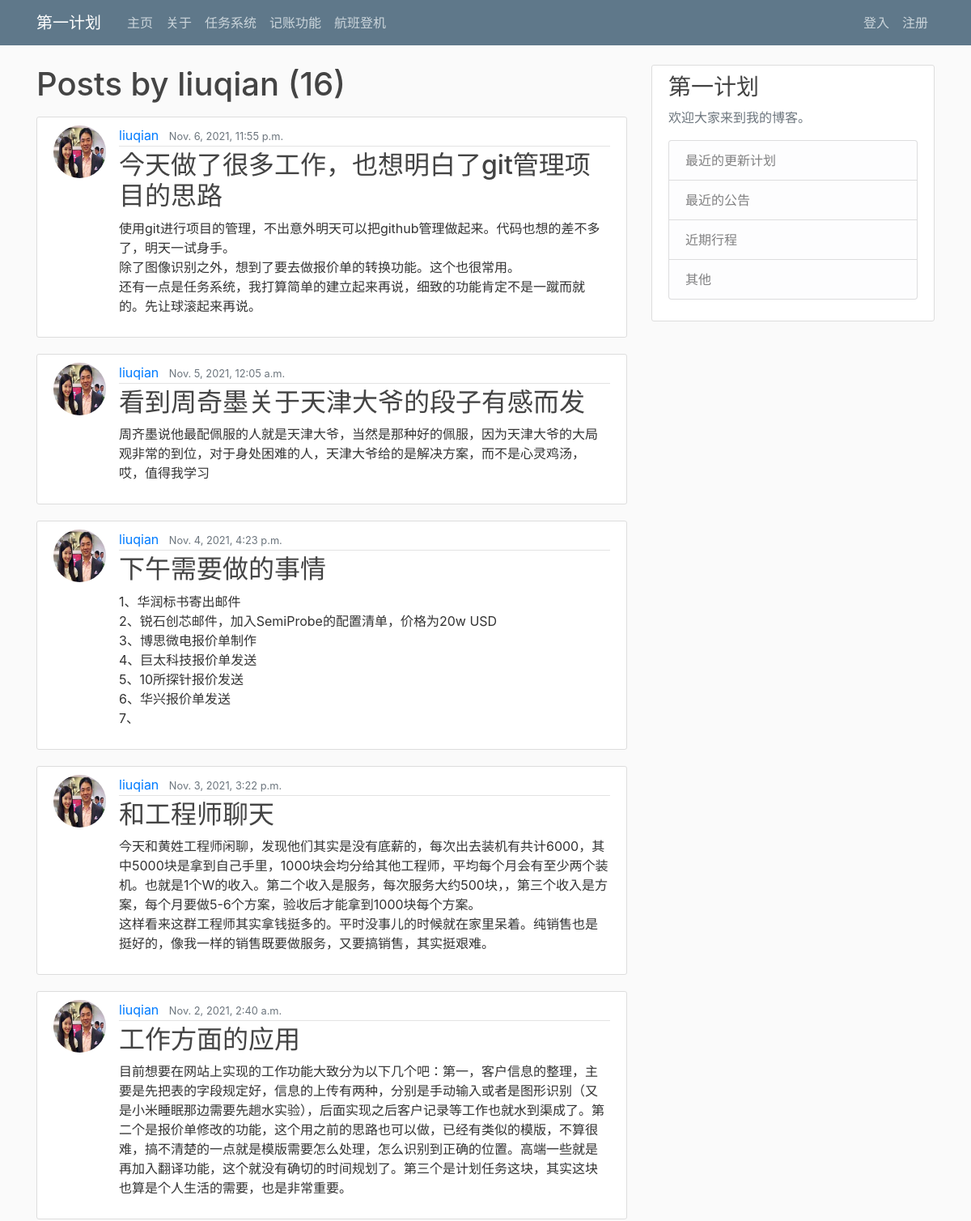
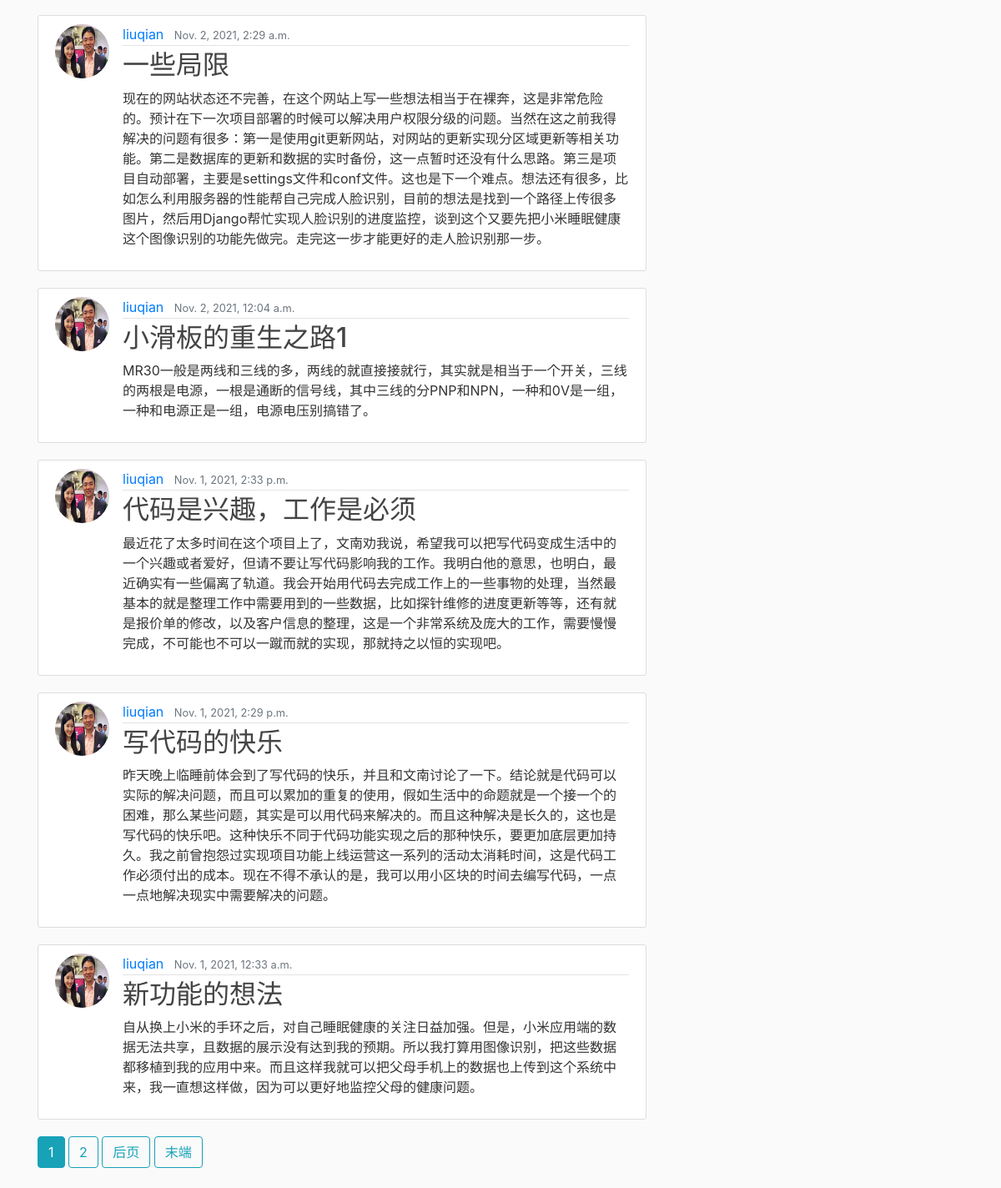
Page /user/liuqian on the earlier database version (2 pictures, top to bottom).
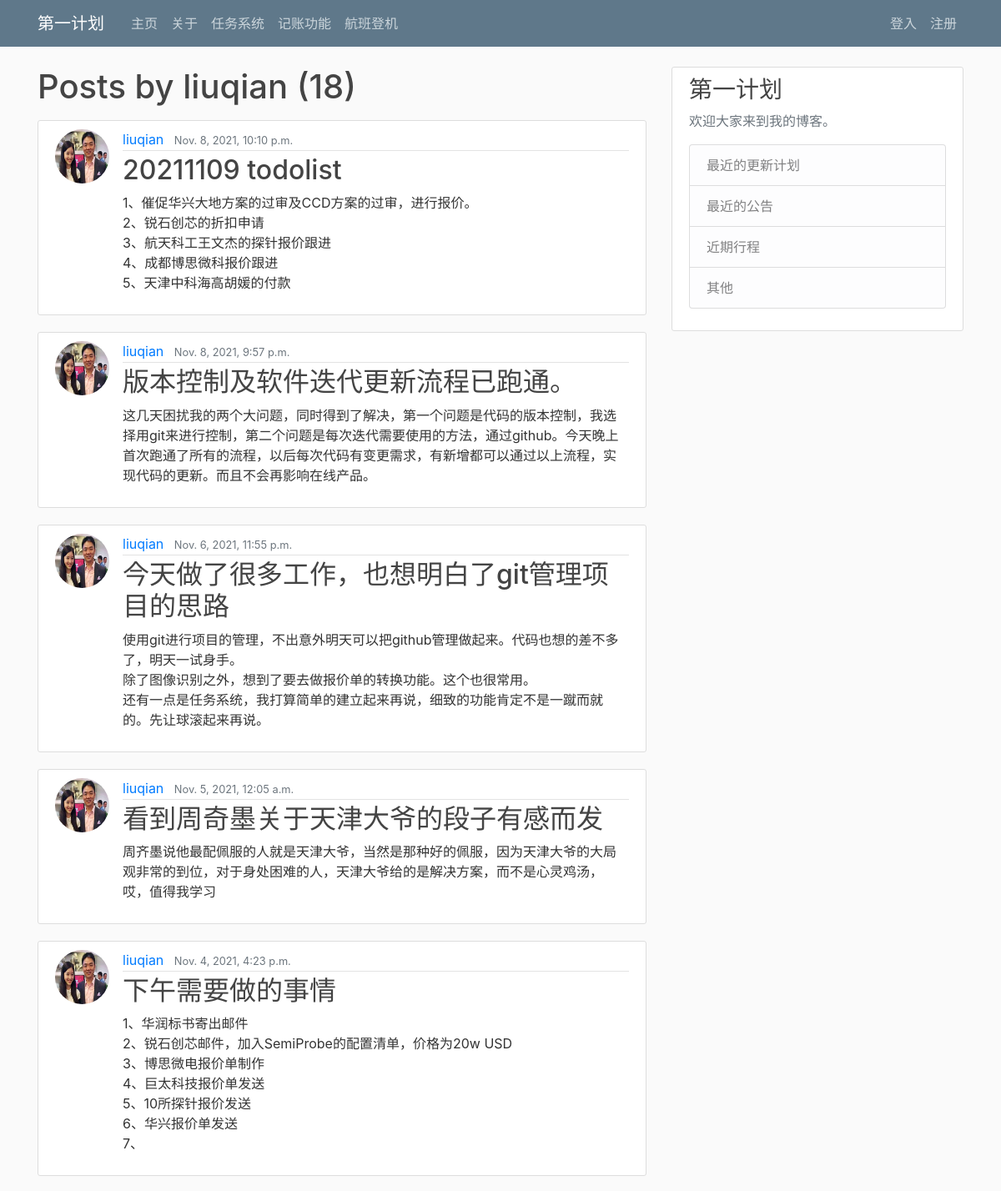
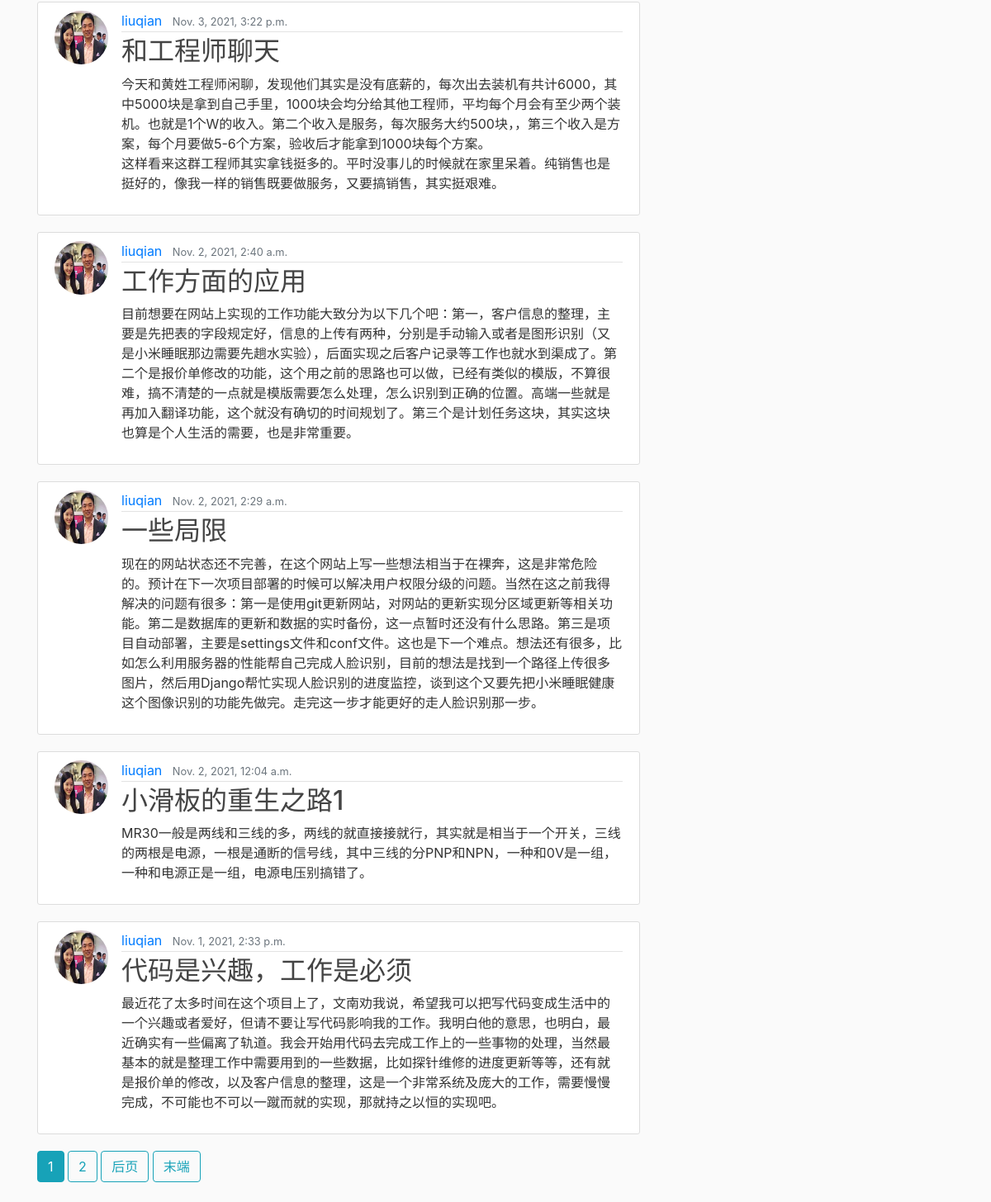
Same page on the later database version (2 pictures, top to bottom).
### blog/models.py (models this page shows, shortened)
class Post(models.Model):
    title = models.CharField(max_length=100, verbose_name='标题', help_text='言简意赅的表述大意即可')
    content = models.TextField(verbose_name='内容', help_text='重要的细节及逻辑')
    date_posted = models.DateTimeField(default=timezone.now, verbose_name='发布时间')
    author = models.ForeignKey(User, on_delete=models.CASCADE, verbose_name='作者')

### users/models.py (models this page shows, shortened)
class Profile(models.Model):
    user = models.OneToOneField(User,on_delete=models.CASCADE)
    image = models.ImageField(verbose_name='图片', default='default.jpg', upload_to='profile_pics')

### blog/views.py (the view)
# urls.py: path('user/<str:username>', UserPostListView.as_view(), name = "user-posts"),
class UserPostListView(ListView):
    model = Post
    template_name = 'blog/user_posts.html'  #<app>/<model>_<viewtype>.html
    context_object_name = 'posts'
    paginate_by = 10
    def get_queryset(self):
        user = get_object_or_404(User, username=self.kwargs.get('username'))
        return Post.objects.filter(author=user).order_by('-date_posted')

### blog/templates/blog/user_posts.html (shortened to what this page needs)
{% extends 'blog/base.html' %}
{% block content %}
<h1 class="mb-3">Posts by {{ view.kwargs.username }} ({{ page_obj.paginator.count }})</h1>
    {% for post in posts %}
      <article class="media content-section">
        <img class="rounded-circle article-img" src="{{ post.author.profile.image.url }}" alt="">
          <div class="media-body">
            <div class="article-metadata">
            <a class="mr-2" href="{% url 'user-posts' post.author.username %}">{{ post.author}}</a>
            <small class="text-muted">{{ post.date_posted}}</small>
            </div>
          <h2><a class="article-title" href="{% url 'post-detail' post.id %}">{{ post.title }}</a></h2>
          <p class="article-content">{{ post.content}}</p>
          </div>
        </article>
    {% endfor %}
    {% if is_paginated %}
      {% for num in page_obj.paginator.page_range %}
        {% if page_obj.number == num %}
          <a class="btn btn-info mb-4" href="?page={{ num }}">{{ num }}</a>
        {% elif num > page_obj.number|add:'-3' and num < page_obj.number|add:'3' %}
          <a class="btn btn-outline-info mb-4" href="?page={{ num }}">{{ num }}</a>
        {% endif %}
      {% endfor %}
      {% if page_obj.has_next %}
        <a class="btn btn-outline-info mb-4" href="?page={{ page_obj.next_page_number }}">后页</a>
        <a class="btn btn-outline-info mb-4" href="?page={{ page_obj.paginator.num_pages }}">末端</a>
      {% endif %}
    {% endif %}
{% endblock content %}

### blog/templates/blog/base.html (shortened to what this page needs)
{% load static %}
<!DOCTYPE html>
<html lang="en" dir="ltr">
  <head>
    <link rel="stylesheet" href="https://stackpath.bootstrapcdn.com/bootstrap/4.4.1/css/bootstrap.min.css">
    <link rel="stylesheet" href="{% static 'blog/main.css' %}">
  </head>
  <body>
        <header class="site-header">
          <nav class="navbar navbar-expand-md navbar-dark bg-steel fixed-top">
            <div class="container">
              <a class="navbar-brand mr-4" href="{% url 'blog-home' %}">第一计划</a>
              <div class="collapse navbar-collapse" id="navbarToggle">
                <div class="navbar-nav mr-auto">
                  <a class="nav-item nav-link" href="{% url 'blog-home' %}">主页</a>
                  <a class="nav-item nav-link" href="{% url 'blog-about' %}">关于</a>
                  <a class="nav-item nav-link" href="{% url 'plan-home' %}">任务系统</a>
                  <a class="nav-item nav-link" href="{% url 'penny-home' %}">记账功能</a>
                  <a class="nav-item nav-link" href="{% url 'flight-home' %}">航班登机</a>
                </div>
                <div class="navbar-nav">
                  {% if user.is_authenticated %}
                  <a class="nav-item nav-link" href="{% url 'post-create' %}">发帖</a>
                  <a class="nav-item nav-link" href="{% url 'profile' %}">账户</a>
                  <a class="nav-item nav-link" href="{% url 'logout' %}">登出</a>
                  {% else %}
                  <a class="nav-item nav-link" href="{% url 'login' %}">登入</a>
                  <a class="nav-item nav-link" href="{% url 'register' %}">注册</a>
                  {% endif %}
                </div>
              </div>
            </div>
          </nav>
        </header>
            <main role="main" class="container">
            <div class="row">
            <div class="col-md-8">
              {% block content %}{% endblock %}
            </div>
            <div class="col-md-4">
              <div class="content-section">
                <h3>第一计划</h3>
                <p class='text-muted'>欢迎大家来到我的博客。
                  <ul class="list-group">
                    <li class="list-group-item list-group-item-light">最近的更新计划</li>
                    <li class="list-group-item list-group-item-light">最近的公告</li>
                    <li class="list-group-item list-group-item-light">近期行程</li>
                    <li class="list-group-item list-group-item-light">其他</li>
                  </ul>
                </p>
              </div>
            </div>
            </div>
            </main>
  </body>
</html>

### blog/static/blog/main.css (style rules this page uses)
body { background: #fafafa; color: #333333; margin-top: 5rem; }
h1, h2, h3, h4, h5, h6 { color: #444444; }
.bg-steel { background-color: #5f788a; }
.site-header .navbar-nav .nav-link { color: #cbd5db; }
.content-section { background: #ffffff; padding: 10px 20px; border: 1px solid #dddddd; border-radius: 3px; margin-bottom: 20px; }
.article-title { color: #444444; }
.article-content { white-space: pre-line; }
.article-img { height: 65px; width: 65px; margin-right: 16px; }
.article-metadata { padding-bottom: 1px; margin-bottom: 4px; border-bottom: 1px solid #e3e3e3 }

Differences in the rows shown:
no longer on this page (row unchanged): Post: author.profile.image (picture), author "liuqian", date_posted "Nov. 1, 2021, 2:29 p.m.", title "写代码的快乐", content "昨天晚上临睡前体会到了写代码的快乐，并且和文南讨论了一下。结论就是代码可以实际的解决问题，而且可以累加的重复的使用，假如生活中的命题就是一个接一个的困难，那么某些问题，其实是可以用代码来解决的。而且这种解决是长久的，这也是写代码的快乐吧。这种快乐不同于代码功能实现之后的那种快乐，要更加底层更加持久。我之前曾抱怨过实现项目功能上线运营这一系列的活动太消耗时间，这是代码工作必须付出的成本。现在不得不承认的是，我可以用小区块的时间去编写代码，一点一点地解决现实中需要解决的问题。"
no longer on this page (row unchanged): Post: author.profile.image (picture), author "liuqian", date_posted "Nov. 1, 2021, 12:33 a.m.", title "新功能的想法", content "自从换上小米的手环之后，对自己睡眠健康的关注日益加强。但是，小米应用端的数据无法共享，且数据的展示没有达到我的预期。所以我打算用图像识别，把这些数据都移植到我的应用中来。而且这样我就可以把父母手机上的数据也上传到这个系统中来，我一直想这样做，因为可以更好地监控父母的健康问题。"
added Post: author.profile.image (picture), author "liuqian", date_posted "Nov. 8, 2021, 10:10 p.m.", title "20211109 todolist", content "1、催促华兴大地方案的过审及CCD方案的过审，进行报价。 2、锐石创芯的折扣申请 3、航天科工王文杰的探针报价跟进 4、成都博思微科报价跟进 5、天津中科海高胡媛的付款"
added Post: author.profile.image (picture), author "liuqian", date_posted "Nov. 8, 2021, 9:57 p.m.", title "版本控制及软件迭代更新流程已跑通。", content "这几天困扰我的两个大问题，同时得到了解决，第一个问题是代码的版本控制，我选择用git来进行控制，第二个问题是每次迭代需要使用的方法，通过github。今天晚上首次跑通了所有的流程，以后每次代码有变更需求，有新增都可以通过以上流程，实现代码的更新。而且不会再影响在线产品。"
Other differences:
{{ page_obj.paginator.count }}: "16" → "18"
